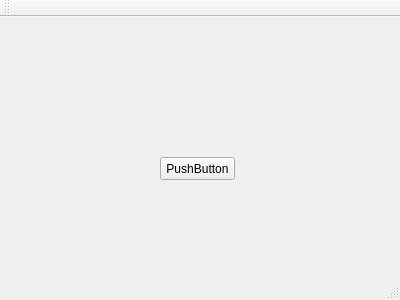
<?xml version="1.0" encoding="UTF-8"?>
<ui version="4.0">
 <class>MainWindow</class>
 <widget class="QMainWindow" name="MainWindow">
  <property name="geometry">
   <rect>
    <x>0</x>
    <y>0</y>
    <width>400</width>
    <height>300</height>
   </rect>
  </property>
  <property name="windowTitle">
   <string>MainWindow</string>
  </property>
  <widget class="QWidget" name="centralWidget">
   <widget class="QPushButton" name="pushButton">
    <property name="geometry">
     <rect>
      <x>160</x>
      <y>140</y>
      <width>75</width>
      <height>23</height>
     </rect>
    </property>
    <property name="text">
     <string>PushButton</string>
    </property>
   </widget>
  </widget>
  <widget class="QMenuBar" name="menuBar">
   <property name="geometry">
    <rect>
     <x>0</x>
     <y>0</y>
     <width>400</width>
     <height>23</height>
    </rect>
   </property>
  </widget>
  <widget class="QToolBar" name="mainToolBar">
   <attribute name="toolBarArea">
    <enum>TopToolBarArea</enum>
   </attribute>
   <attribute name="toolBarBreak">
    <bool>false</bool>
   </attribute>
  </widget>
  <widget class="QStatusBar" name="statusBar"/>
 </widget>
 <layoutdefault spacing="6" margin="11"/>
 <resources/>
 <connections/>
</ui>
